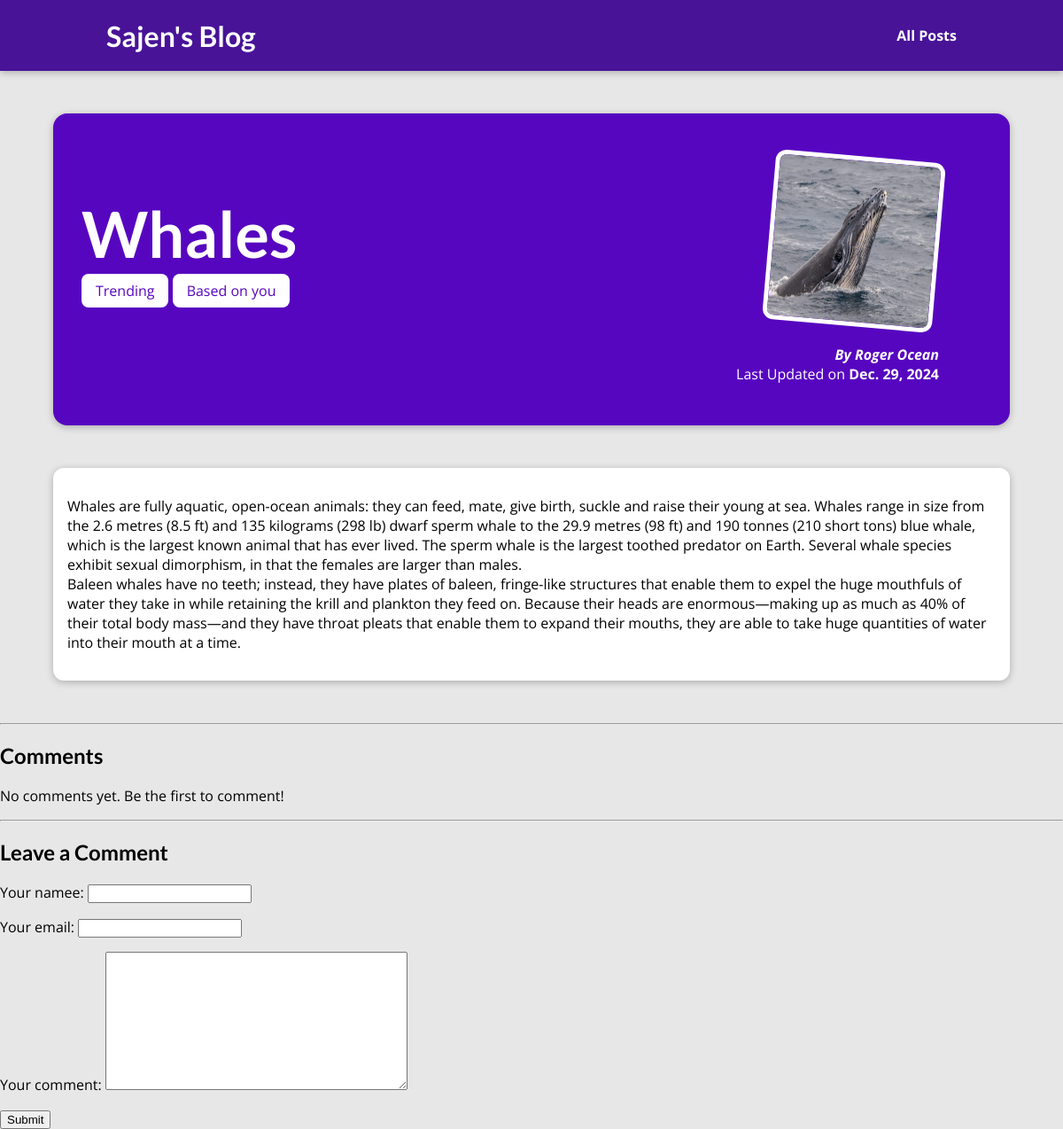
The app's page /posts/whales with its own data.
### Blog/models.py (models this page shows, shortened)
class Posts(models.Model):
    title= models.CharField(max_length=100)
    excerpt= models.CharField(max_length=200)
    image_name= models.CharField(max_length=100)
    date= models.DateField(auto_now=True)
    slug=models.SlugField(unique=True)
    content=models.TextField(validators=[MinLengthValidator(50)])
    author=models.ForeignKey(Author,on_delete=models.SET_NULL,related_name="posts",null=True)
    tags= models.ManyToManyField(Tag)

class Tag(models.Model):
    Caption= models.CharField(max_length=40)

class Author(models.Model):
    first_name= models.CharField(max_length=30)
    last_name=models.CharField(max_length=30)
    E_mail=models.EmailField()
    def __str__(self):
        return f"{self.first_name} {self.last_name}"

### Blog/views.py (the view)
# urls.py: path("posts/<slug:slug>",views.post_details,name="post-detail-page") #takes dynamic value (my-first-post)
def post_details(request, slug):
    identified_post = get_object_or_404(Posts, slug=slug)
    if request.method == "POST":
        comment_form = CommentForm(request.POST)
        if comment_form.is_valid():
            new_comment = comment_form.save(commit=False)
            new_comment.post = identified_post  # Link the comment to the current post
            new_comment.save()  # Save the comment
            return redirect("post-detail-page", slug=slug)  # Redirect to the same page to avoid duplicate submissions
    else:
        comment_form = CommentForm()
    comments = identified_post.comment.all()
    return render(request, "blog/post-detail.html", {
        "post": identified_post,
        "post_tags": identified_post.tags.all(),
        "form": comment_form,
        "comments": comments,
    })

### Blog/forms.py
class CommentForm(forms.ModelForm):
    class Meta:
        model = Comment
        exclude = ["post"]
        labels = {
            "user_name":"Your namee",
            "user_email":"Your email",
            "text": "Your comment"
        }

### Blog/templates/blog/post-detail.html (shortened to what this page needs)
{% extends "base.html" %}
{% load static %}
{% block css %}
  <link rel="stylesheet" href="{% static "blog/post-details.css" %}" />
{% endblock %}
{% block content %}
<section id="summary">
    <h2>{{ post.title }}</h2>
    <div>
        {% for tag in post_tags %}
            <span class="tag">{{ tag.Caption }}</span>
        {% endfor %}
    </div>
    <article>
        <img src="{% static "blog/images/"|add:post.image_name %}" alt="{{ post.title }}" />
        <address>By <a href="mailto:{{ post.author.E_mail }}">{{ post.author }}</a></address>
        <div>
            Last Updated on <time>{{ post.date }}</time>
        </div>
    </article>
</section>
<main>
    {{ post.content|linebreaks }}
</main>
<hr />
<section id="comments">
    <h2>Comments</h2>
    {% if comments %}
        <ul>
            {% for comment in comments %}
                <li>
                    <p><strong>{{ comment.user_name }}</strong> ({{ comment.user_email }})</p>
                    <p>{{ comment.text }}</p>
                </li>
            {% endfor %}
        </ul>
    {% else %}
        <p>No comments yet. Be the first to comment!</p>
    {% endif %}
</section>
<hr />
<section id="add-comment">
    <h2>Leave a Comment</h2>
    <form method="POST">
        {{ form.as_p }}
        <button type="submit">Submit</button>
    </form>
</section>
{% endblock %}

### static/apps.css (style rules this page uses)
* { box-sizing: border-box; }
html { font-family: 'Open Sans', 'Lato', sans-serif; }
body { margin: 0; }
h1, h2, h3 { font-family: 'Lato', sans-serif; font-weight: bold; }

### Blog/static/blog/post-details.css (style rules this page uses)
body { background-color: #e7e7e7; }
#summary { margin: 8rem auto 3rem auto; padding: 2rem; width: 90%; max-width: 90rem; border-radius: 16px; background-color: #5706c0; position: relative; box-shadow: 0 2px 8px rgba(0, 0, 0, 0.25); height: 22rem; }
#summary h2 { color: white; font-size: 4.5rem; margin-bottom: 0.70rem; }
#summary article { position: absolute; top: 2rem; right: 3rem; padding: 1rem 2rem; border-radius: 12px; text-align: right; color: white; }
#summary article img { width: 12rem; height: 12rem; border-radius: 12px; transform: rotateZ(5deg); border: 5px solid white; margin-bottom: 1rem; }
#summary address { font-weight: bold; }
#summary a { color:white; text-decoration: none; }
#summary time { font-weight: bold; }
main { width: 90%; max-width: 90rem; margin: 3rem auto; background-color: white; padding: 1rem; border-radius: 12px; box-shadow: 0 2px 8px rgba(0, 0, 0, 0.25); }
.tag { background-color: white; color:#5706c0; padding: 0.5rem 1rem; border-radius: 8px; }

### records on screen
Posts: title "Whales", image_name (picture), author "Roger Ocean", date "Dec. 29, 2024", content "Whales are fully aquatic, open-ocean animals: they can feed, mate, give birth, suckle and raise their young at sea. Whales range in size from the 2.6 metres (8.5 ft) and 135 kilograms (298 lb) dwarf sperm whale to the 29.9 metres (98 ft) and 190 tonnes (210 short tons) blue whale, which is the largest known animal that has ever lived. The sperm whale is the largest toothed predator on Earth. Several whale species exhibit sexual dimorphism, in that the females are larger than males. Baleen whales have no teeth; instead, they have plates of baleen, fringe-like structures that enable them to expel the huge mouthfuls of water they take in while retaining the krill and plankton they feed on.…"
Tag: Caption "Trending"
Tag: Caption "Based on you"
